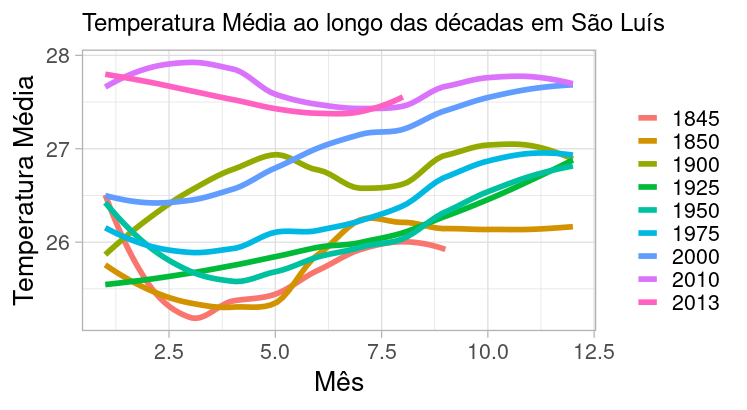

Reproduce this figure in R.
getwd()
setwd("/home/jonhsel/RFundamentos/part1")
ls
clear

#instlando pacotes
install.packages("readr")
install.packages("data.table")
library(readr)
#install.packages(dplyr)
library(dtplyr)
library(ggplot2)
library(readr)
library(scales)
library(data.table)

#carregando dados com
#read.csv2()
system.time(df_teste_1 <- read.csv2("arquivo"))

#read.table()
system.time(df_teste_2 <- read.table("arquivo"))

#fread (este é mais rápido)
system.time(df <- fread("TemperaturasGlobais.csv"))

head(df)

#criando subsets
#df com apenas cidades brasileiras
cidadeBrasil <- subset(df, Country == 'Brazil')
cidadeBrasil
head(cidadeBrasil)
#exclusão de valores nulos
cidadeBrasil <- na.omit(cidadeBrasil)
nrow(cidadeBrasil)
#antes o valor era 475580
#dimensoes do dataset
dim(cidadeBrasil)



#===================
#Organizaão de dados
#===================

#organizando o formato das datas
cidadeBrasil$dt <- as.POSIXct(cidadeBrasil$dt, format='%Y-%m%d')

#criar a coluna mes
cidadeBrasil$Month <- month(cidadeBrasil$dt)
dim(cidadeBrasil) #antes eram 7; agora 8

#criar a coluna ano
cidadeBrasil$Year <- year(cidadeBrasil$dt)
dim(cidadeBrasil) #agoora, 9 colunas



#=====================================
#criando subsets da cidade de são luis
#=====================================

#visualização de dados com filtro
cidadeBrasil[City == 'São Luís']

#cirando subset próprio para são luís
?subset
#slz <- subset(cidadeBrasil$City == 'São Luís')
slz <- subset(cidadeBrasil, City == 'São Luís')
head(slz)
slz

#novo subset com apenas alguns anos de são slz
slz <- subset(slz, Year %in% c(1845, 1850, 1875, 1900, 1925, 1950, 1975, 2000, 2010, 2013))
slz


#=====================================
#construção de gráficos
#=====================================
p_slz <- ggplot(slz, aes(x = Month, y= AverageTemperature, color = as.factor(Year)))+
  geom_smooth(se = FALSE, fill = NA, size = 2) + 
  theme_light(base_size = 20) + 
  xlab("Mês")+
  ylab("Temperatura Média")+
  scale_color_discrete("")+
  ggtitle("Temperatura Média ao longo das décadas em São Luís")+
  theme(plot.title = element_text(size = 18))

#plotando
p_slz
